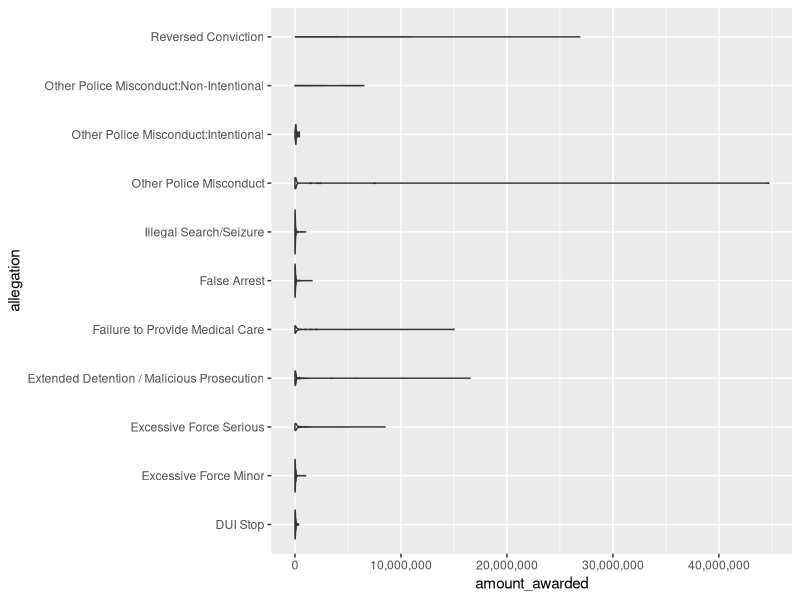
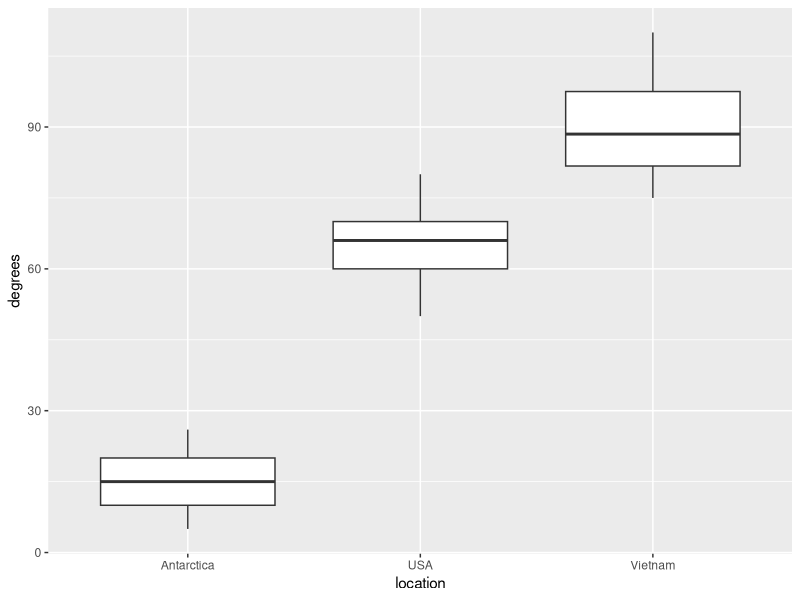

Reproduce these figures in R, in order.
library(tidyverse)
library(stringr)
library(tidyr)

chicago <- read.csv("../data/chicago_edited.csv")

ccc_chart_df <- chicago %>% 
  mutate(allegation = str_sub(summary_allegations, 32)) %>% 
  select(allegation, amount_awarded) %>% 
  filter(allegation != "") %>% 
  filter(is.na(amount_awarded) == FALSE)


chicago_chart <- ggplot(ccc_chart_df) +
  geom_violin(
    aes(
      x = allegation,
      y = amount_awarded
    )
  ) + 
  scale_y_continuous(labels = scales::comma) +
  coord_flip()









locations <- c("Vietnam", "Vietnam", "Vietnam", "Vietnam", "Vietnam",
        "USA", "USA", "USA", "USA", "USA",
        "Antarctica", "Antarctica", "Antarctica","Antarctica","Antarctica", 
        "Vietnam")

temp <- c(90, 80, 100, 110, 75, 
        66, 60, 70, 80, 50,
        26, 20, 10, 5, 15, 87)

df_weather <- data.frame(location = locations, degrees = temp)

weather_plot <- ggplot(df_weather) + geom_boxplot(
  aes(
    x = location,
    y = degrees
  )
)








